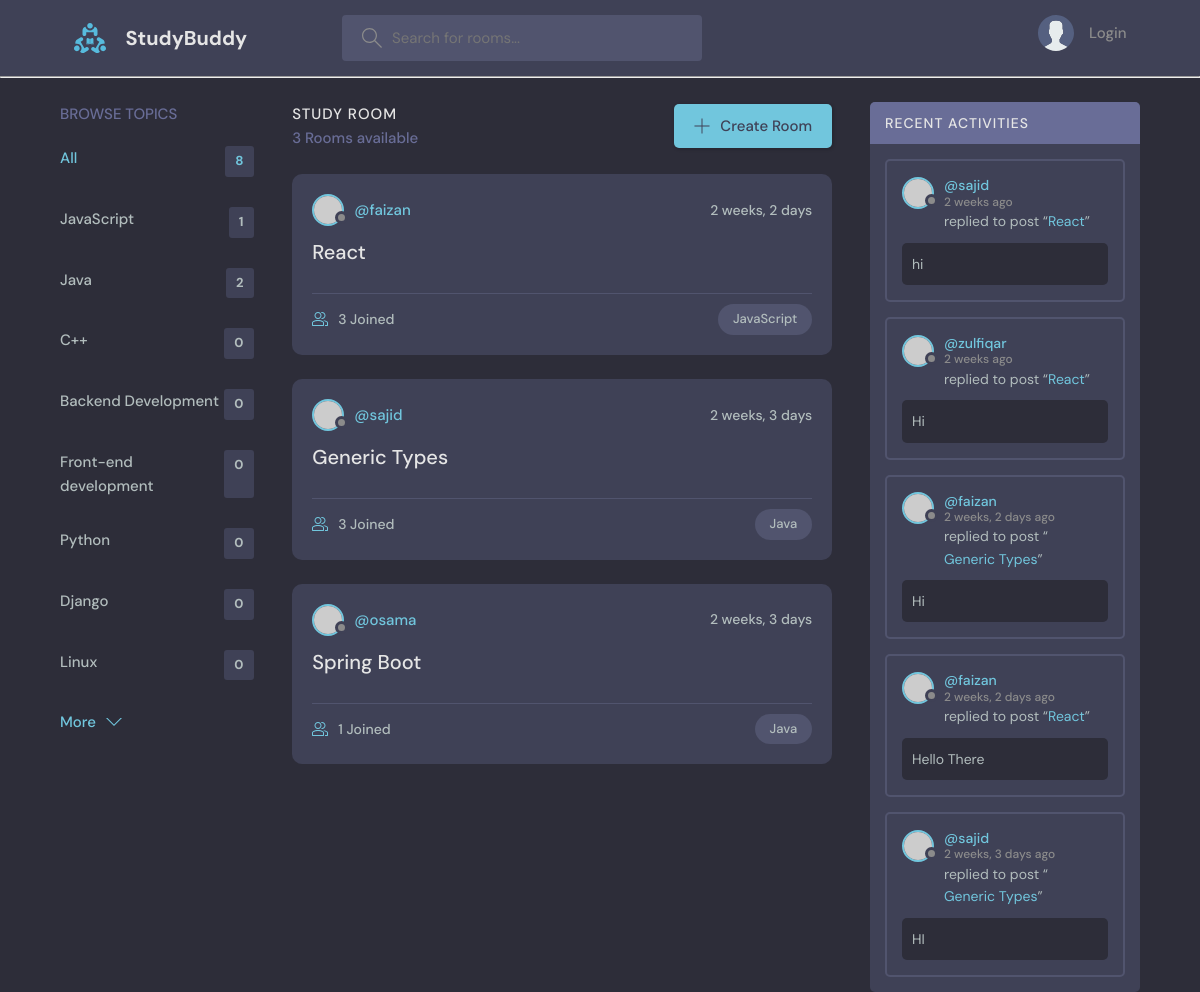
/, run on an earlier commit of the app's database.
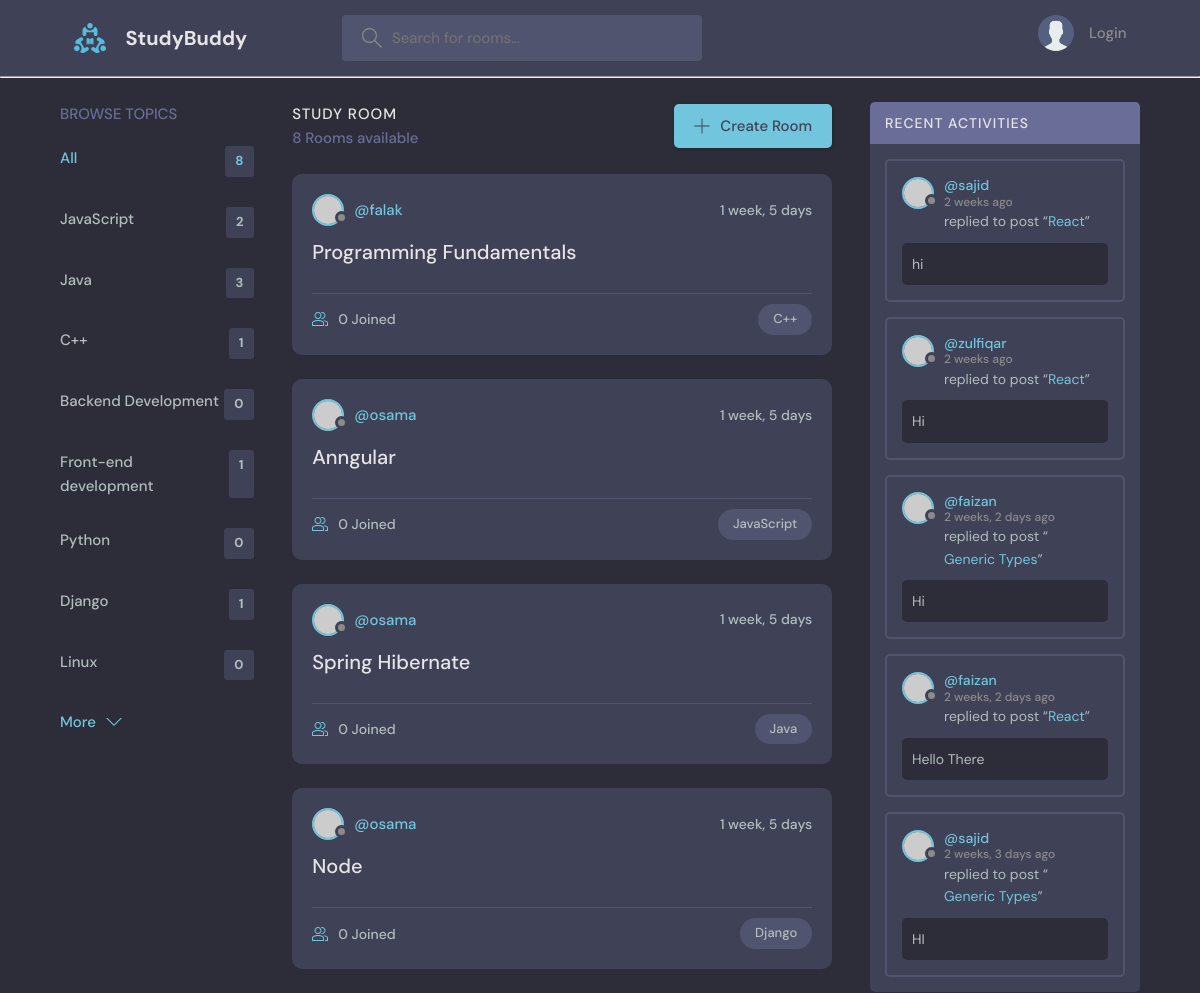
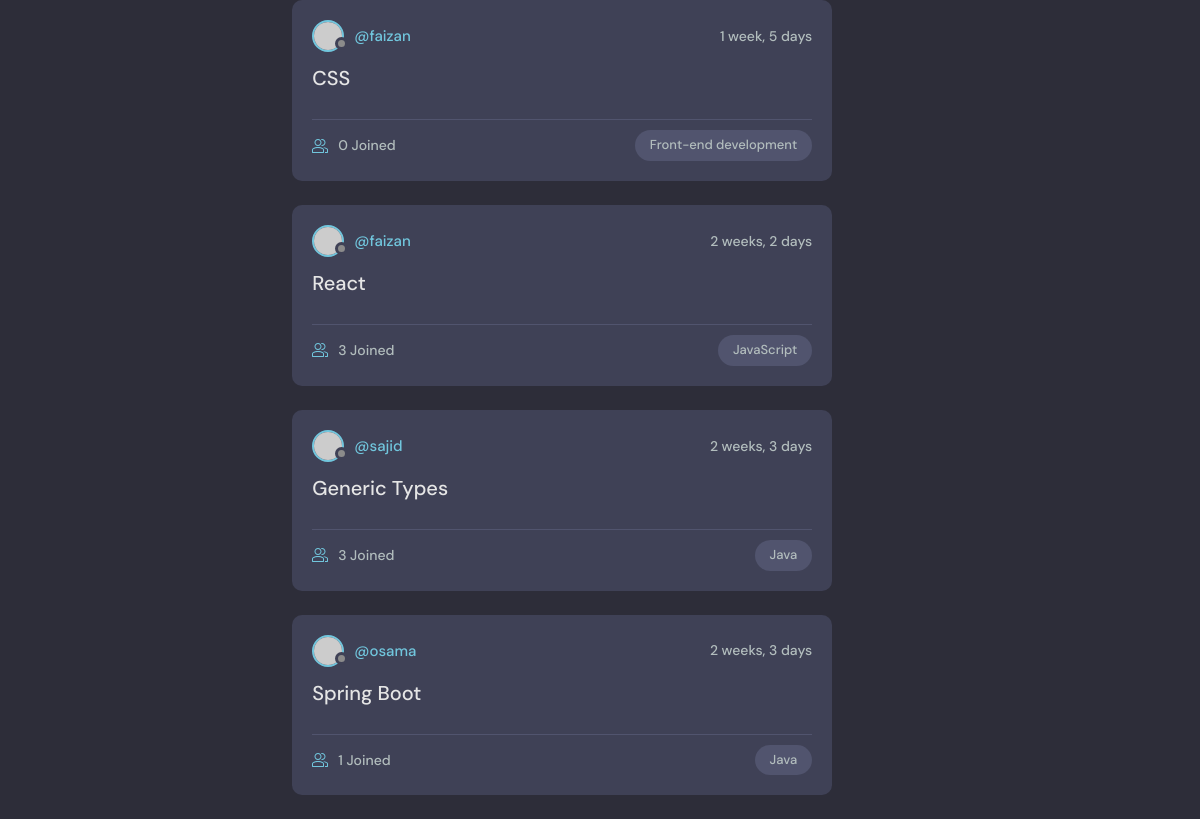
And on a later commit of the database (2 pictures, top to bottom).
### base/models.py (models this page shows, shortened)
class Topic (models.Model):
        name = models.CharField(max_length=200)

class Room(models.Model ):
        host = models.ForeignKey(User, on_delete=models.SET_NULL , null=True)
        topic = models.ForeignKey(Topic, on_delete=models.SET_NULL , null=True)
        name = models.CharField(max_length=200)
        description = models.TextField(null=True, blank=True)
        participants = models.ManyToManyField(User, related_name='participants', blank=True)
        update=models.DateTimeField(auto_now=True)
        created = models.DateTimeField(auto_now_add=True)
        class Meta:
                ordering = ['-update', '-created']             # ordering in Descending Order

class Message(models.Model):
        user = models.ForeignKey(User, on_delete=models.CASCADE)
        room = models.ForeignKey(Room, on_delete=models.CASCADE)
        body = models.TextField()
        update=models.DateTimeField(auto_now=True)
        created = models.DateTimeField(auto_now_add=True)
        class Meta:
                ordering = ['-update', '-created']

### base/views.py (the view)
# urls.py: path("",views.home, name="home"),
def home(request):
    q= request.GET.get('q') if request.GET.get('q') != None else ''
    rooms = Room.objects.filter(
        Q(topic__name__icontains=q) |
        Q(name__icontains=q) |
        Q(description__icontains=q)
        )
    topics = Topic.objects.all()
    room_count = rooms.count()
    room_messages  =Message.objects.filter(Q(room__topic__name__icontains =q))
    context = {'rooms':rooms, 'topics':topics ,
               'room_count':room_count, 'room_messages':room_messages}
    return render(request , 'base/home.html', context )

### base/templates/base/home.html (shortened to what this page needs)
{% load static %}
{% include 'main.html' %}
{% block content %}
<main class="layout layout--3">
  <div class="container">
    {% include 'base/topic_component.html'%}
    <div class="roomList">
      <div class="roomList__header">
        <div>
          <h2>Study Room</h2>
          <p>{{room_count}} Rooms available</p>
        </div>
        <a class="btn btn--main" href="{% url 'create-room'  %}">
          <svg version="1.1" xmlns="http://www.w3.org/2000/svg" width="32" height="32" viewBox="0 0 32 32">
            <title>add</title>
            <path
              d="M16.943 0.943h-1.885v14.115h-14.115v1.885h14.115v14.115h1.885v-14.115h14.115v-1.885h-14.115v-14.115z"
            ></path>
          </svg>
          Create Room
        </a>
      </div>
      {% include 'base/feed_component.html' %}
    </div>
    {% include 'base/activity_component.html' %}
  </div>
</main>
{% endblock content %}

### base/templates/base/topic_component.html
<div class="topics">
    <div class="topics__header">
      <h2>Browse Topics</h2>
    </div>
    <ul class="topics__list">
      <li>
        <a href="{% url 'home' %}" class="active">All <span>{{topics.count}}</span></a>
      </li>
      {% for topic in topics %}
      <li>
        <a href="{% url 'home'%}?q={{topic.name}}">{{topic.name}} <span>{{topic.room_set.all.count}}</span></a>
      </li>
      {% endfor %}
    </ul>
    <a class="btn btn--link" href="topics.html">
      More
      <svg version="1.1" xmlns="http://www.w3.org/2000/svg" width="32" height="32" viewBox="0 0 32 32">
        <title>chevron-down</title>
        <path d="M16 21l-13-13h-3l16 16 16-16h-3l-13 13z"></path>
      </svg>
    </a>
  </div>

### base/templates/base/feed_component.html (shortened to what this page needs)
{% load static %}
{% for room in rooms %}
<div class="roomListRoom">
    <div class="roomListRoom__header">
      <a href="{% url 'user-profile' room.host.id  %}" class="roomListRoom__author">
        <div class="avatar avatar--small">
          <img src="https://randomuser.me/api/portraits/women/11.jpg" />
        </div>
        <span>@{{room.host.username}}</span>
      </a>
      <div class="roomListRoom__actions">
        <span>{{room.created|timesince}}</span>
      </div>
    </div>
    <div class="roomListRoom__content">
      <a href="{% url 'room' room.id %}">{{room.name}}</a>
    </div>
    <div class="roomListRoom__meta">
      <a href="{% url 'room' room.id %}" class="roomListRoom__joined">
        {{room.participants.all.count}} Joined
      </a>
      <p class="roomListRoom__topic">{{room.topic.name}}</p>
    </div>
  </div>
{% endfor %}

### base/templates/base/activity_component.html (shortened to what this page needs)
<div class="activities">
    <div class="activities__header">
      <h2>Recent Activities</h2>
    </div>
    {% for message in room_messages %}
    <div class="activities__box">
      <div class="activities__boxHeader roomListRoom__header">
        <a href="{% url 'user-profile' message.user.id %}" class="roomListRoom__author">
          <div class="avatar avatar--small">
            <img src="https://randomuser.me/api/portraits/women/11.jpg" />
          </div>
          <p>
            @{{message.user}}
            <span>{{message.created|timesince}} ago</span>
          </p>
        </a>
      </div>
      <div class="activities__boxContent">
        <p>replied to post “<a href="{% url 'room' message.room.id %}">{{message.room.name}}</a>”</p>
        <div class="activities__boxRoomContent">
          {{message.body}}
        </div>
      </div>
    </div>
    {% endfor %}
  </div>

What changed in the data, as far as the page shows it:
computed for Topic "JavaScript": room_set.all.count "1" → "2"
computed for Topic "Java": room_set.all.count "2" → "3"
computed for Topic (number 3 of 8 on the later page): room_set.all.count "0" → "1"
computed for Topic "Front-end development": room_set.all.count "0" → "1"
computed for Topic "Django": room_set.all.count "0" → "1"
added Room: host.username "falak", created "1 week, 5 days", name "Programming Fundamentals", participants.all.count "0", topic.name "C++"
added Room: host.username "osama", created "1 week, 5 days", name "Anngular", participants.all.count "0", topic.name "JavaScript"
added Room: host.username "osama", created "1 week, 5 days", name "Spring Hibernate", participants.all.count "0", topic.name "Java"
added Room: host.username "osama", created "1 week, 5 days", name "Node", participants.all.count "0", topic.name "Django"
added Room: host.username "faizan", created "1 week, 5 days", name "CSS", participants.all.count "0", topic.name "Front-end development"
Also different on the page:
{{ room_count }}: "3" → "8"
